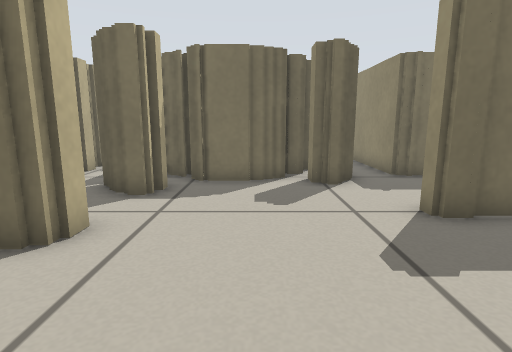
View 1 (above)

24 first-person views from a walk through a Stage world. The camera is 0.45 m above the floor, tilts 10° down and sees 80° across. Floor lines are 1 m apart. The floor is counted in squares, 0.25 m on a side. Each view is taken from the middle of a square. On the plan, view 1 faces up. The plan holds only what a view shows up to about 16 squares ahead; the rest is blank. The place goes on beyond the plan. Robots are left out.

View 2
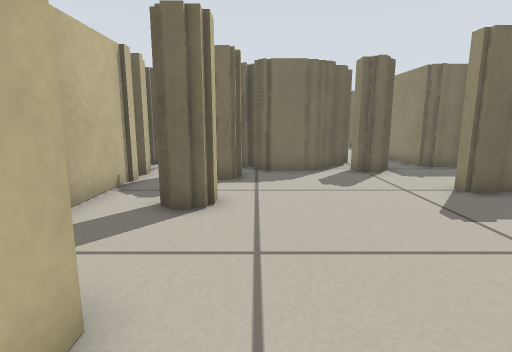

View 3
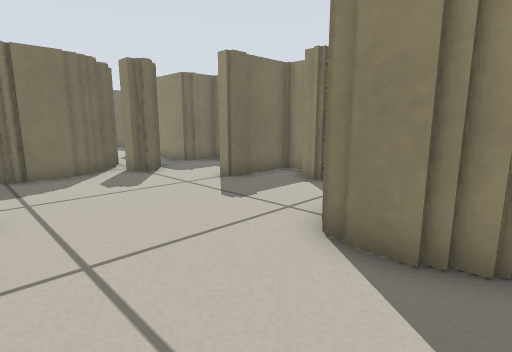

View 4
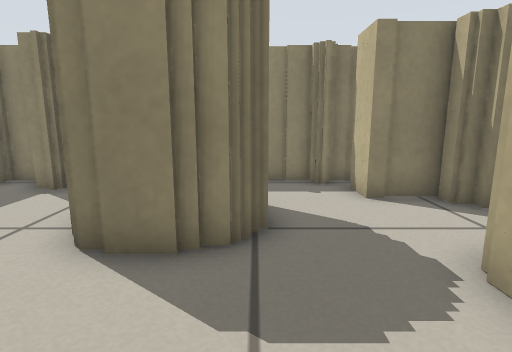

View 5
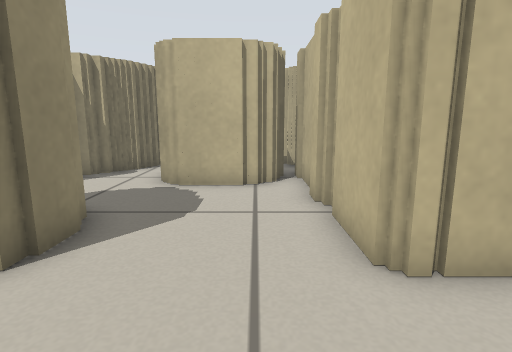

View 6
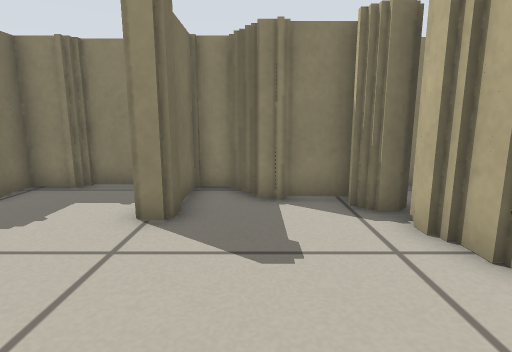

View 7
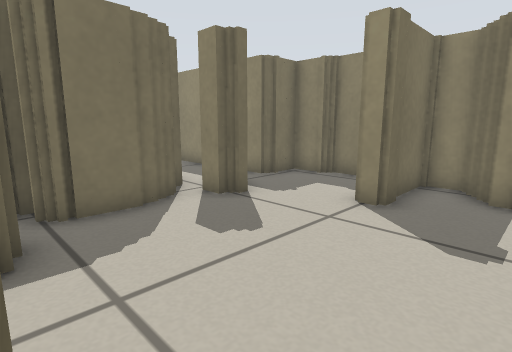

View 8
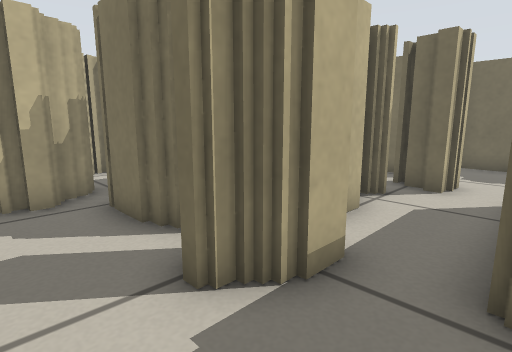

View 9
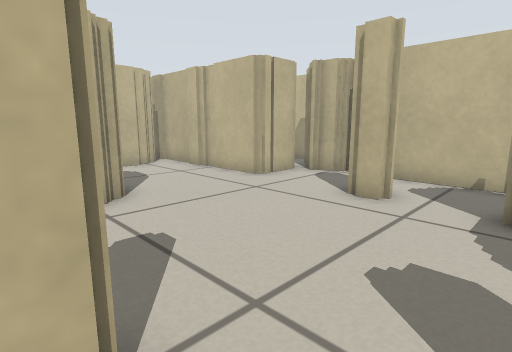

View 10
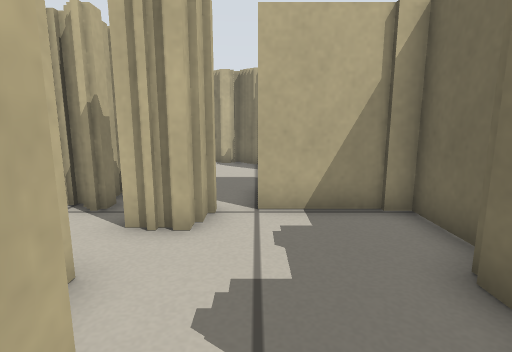

View 11
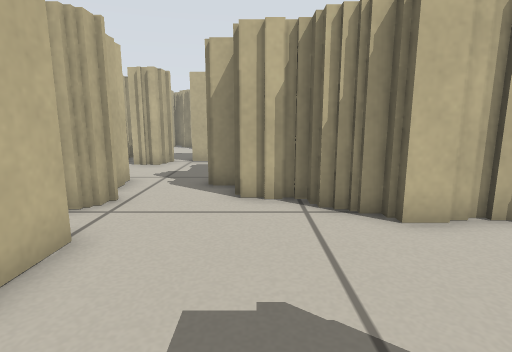

View 12
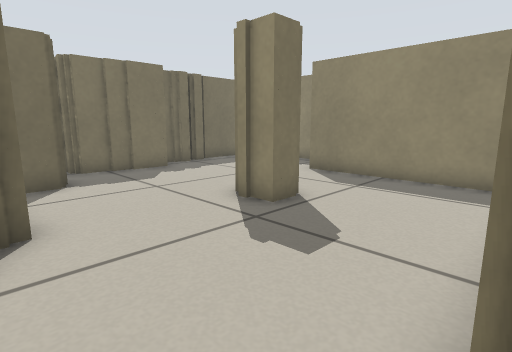

View 13
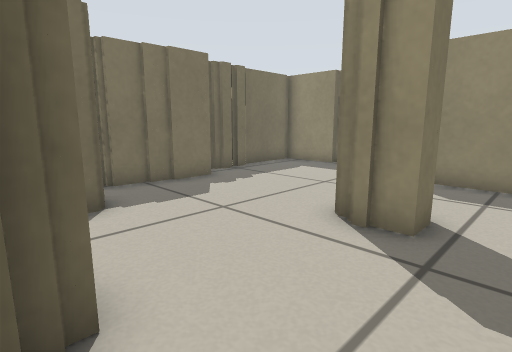

View 14
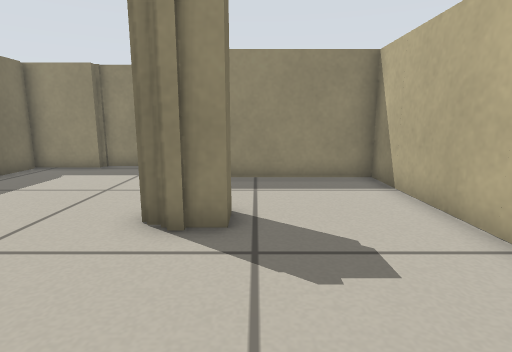

View 15
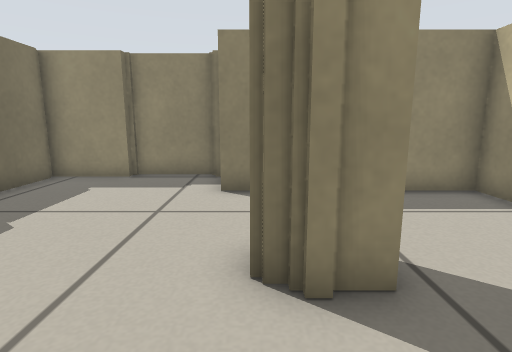

View 16
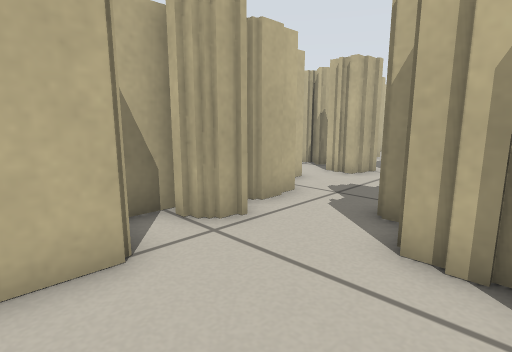

View 17
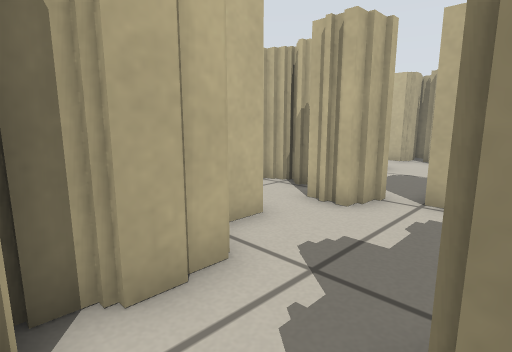

View 18
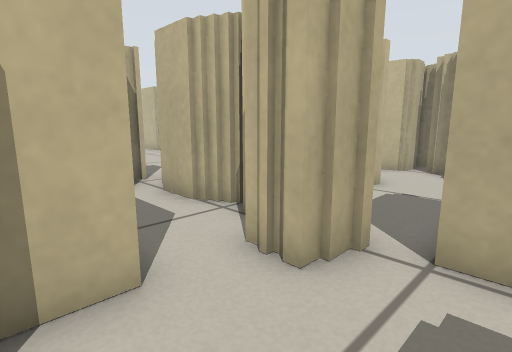

View 19
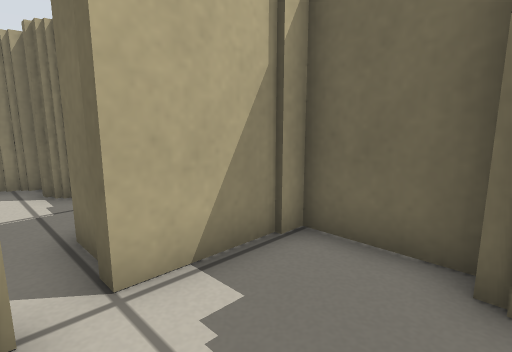

View 20
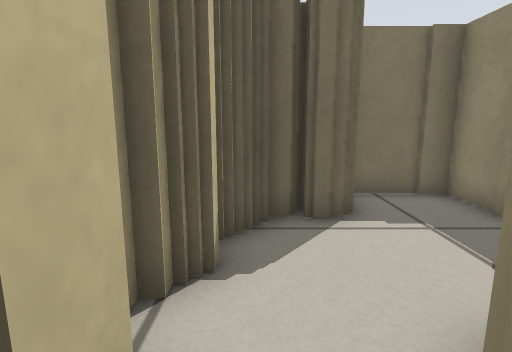

View 21
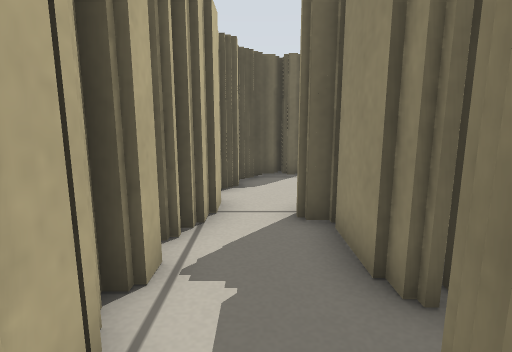

View 22
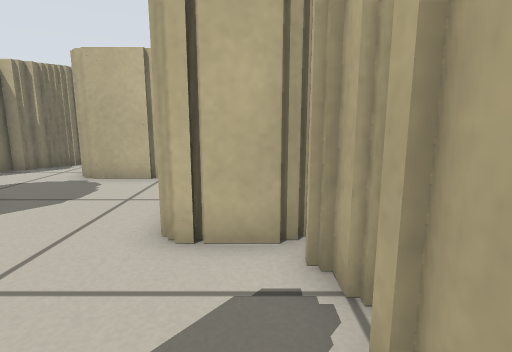

View 23
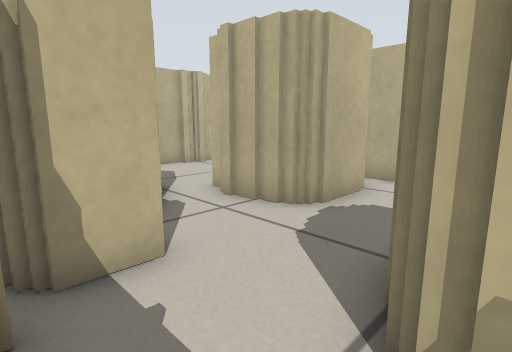

View 24
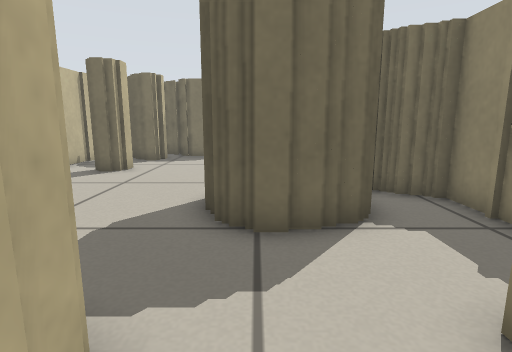

### Floor plan
Key: @ floor where view 1 was taken; # wall or solid block; . floor; T thing the floor can be seen under or through.
Columns run from 7 left of view 1 to 22 right of it. Each row starts with its distance up from view 1.
 31                     #  #######
 30                     ####.....#
 29                     .........#
 28                   ##.........#
 27                   ...........#
 26                  # ..........#
 25                  ##........###
 24                  ##...# ...#
 23                 ##....##...#
 22                 #.....##...#
 21      ### ####  ##..........#
 20      . ###..  ##...........#
 19   ###..T #.................#
 18  ###...TTT........##########
 17  #.......TT..######
 16 ##.......TT.##   ##
 15  #..#  ###..#
 14 ##.##  ###..#
 13 ##.#     #..#
 12 #..###   #..#
 11 ##..##  ###.#
 10  #.########.###
  9  #.#####.##..##
  8  #.###........#
  7  #............#
  6  #.........####
  5  #.##........##
  4  #.##.......##
  3  #..........#
  2 ##.........##
  1 ####....######
  0  ####..@#  #.##
 -1    # ...## #..#
 -2    #.....###.##
 -3    ##........##
 -4    ##........##
 -5     #####..####
 -6      #  #..#
 -7         #.##
 -8         ###

Where each view was taken, in squares from view 1:
view 1: 0 up, 0 right, facing up
view 2: 2 down, 2 left, facing up
view 3: 2 down, 3 left, facing up-right
view 4: 2 down, 3 left, facing right
view 5: 4 up, 2 left, facing down
view 6: 4 up, 2 left, facing right
view 7: 3 up, 3 left, facing up-right
view 8: 7 up, 5 right, facing up-left
view 9: 8 up, 4 right, facing down-left
view 10: 18 up, 8 right, facing left
view 11: 21 up, 16 right, facing left
view 12: 18 up, 10 right, facing up-right
view 13: 21 up, 10 right, facing up-right
view 14: 22 up, 10 right, facing right
view 15: 24 up, 12 right, facing right
view 16: 22 up, 13 right, facing down-left
view 17: 20 up, 9 right, facing down-left
view 18: 19 up, 6 right, facing down-left
view 19: 17 up, 5 right, facing up-left
view 20: 13 up, 5 left, facing up
view 21: 8 up, 5 left, facing up
view 22: 5 up, 5 left, facing down
view 23: 1 down, 6 right, facing down-left
view 24: 7 down, 2 right, facing up
